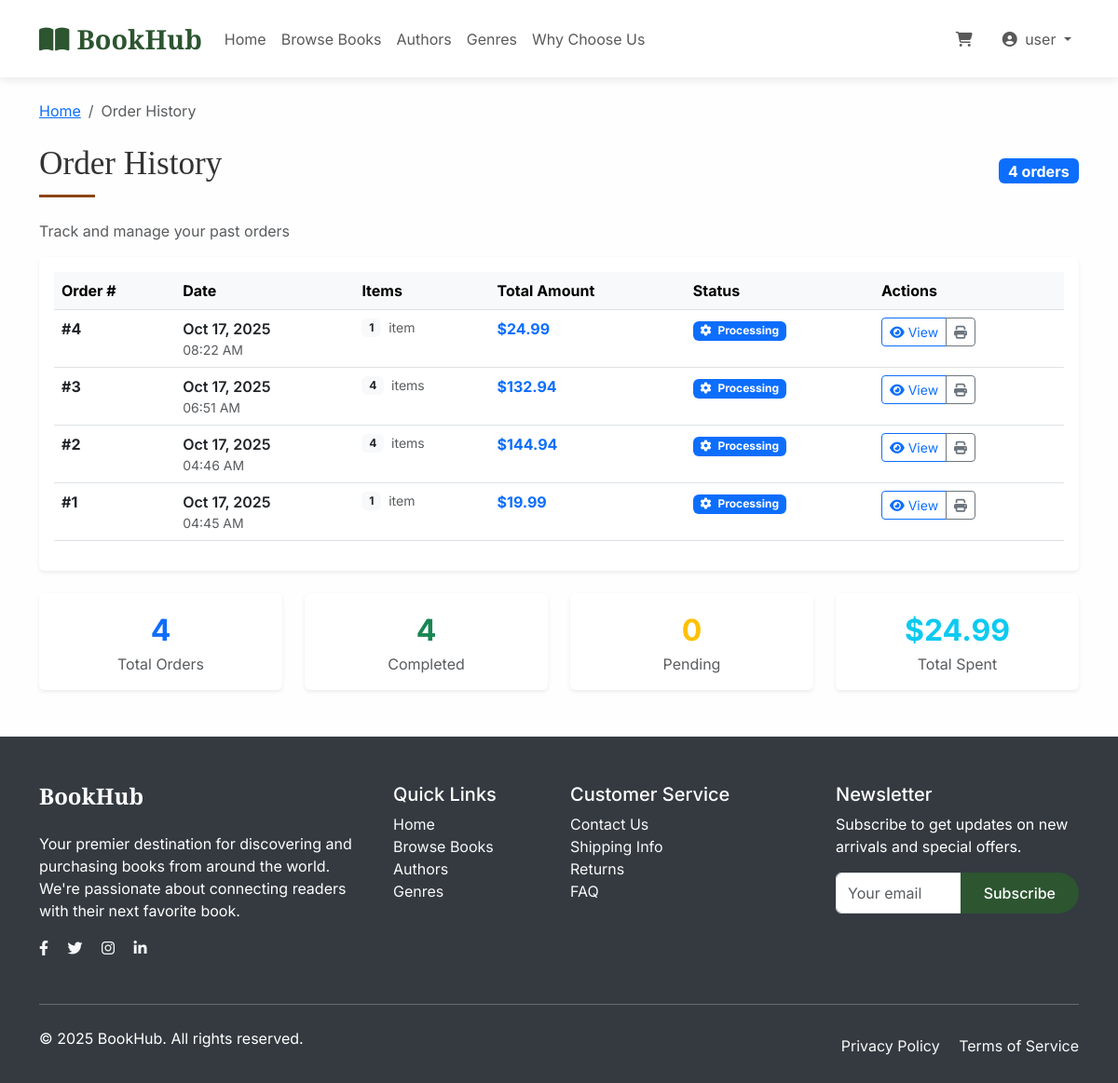
The page /orders/ (signed in) on the database as committed earlier.
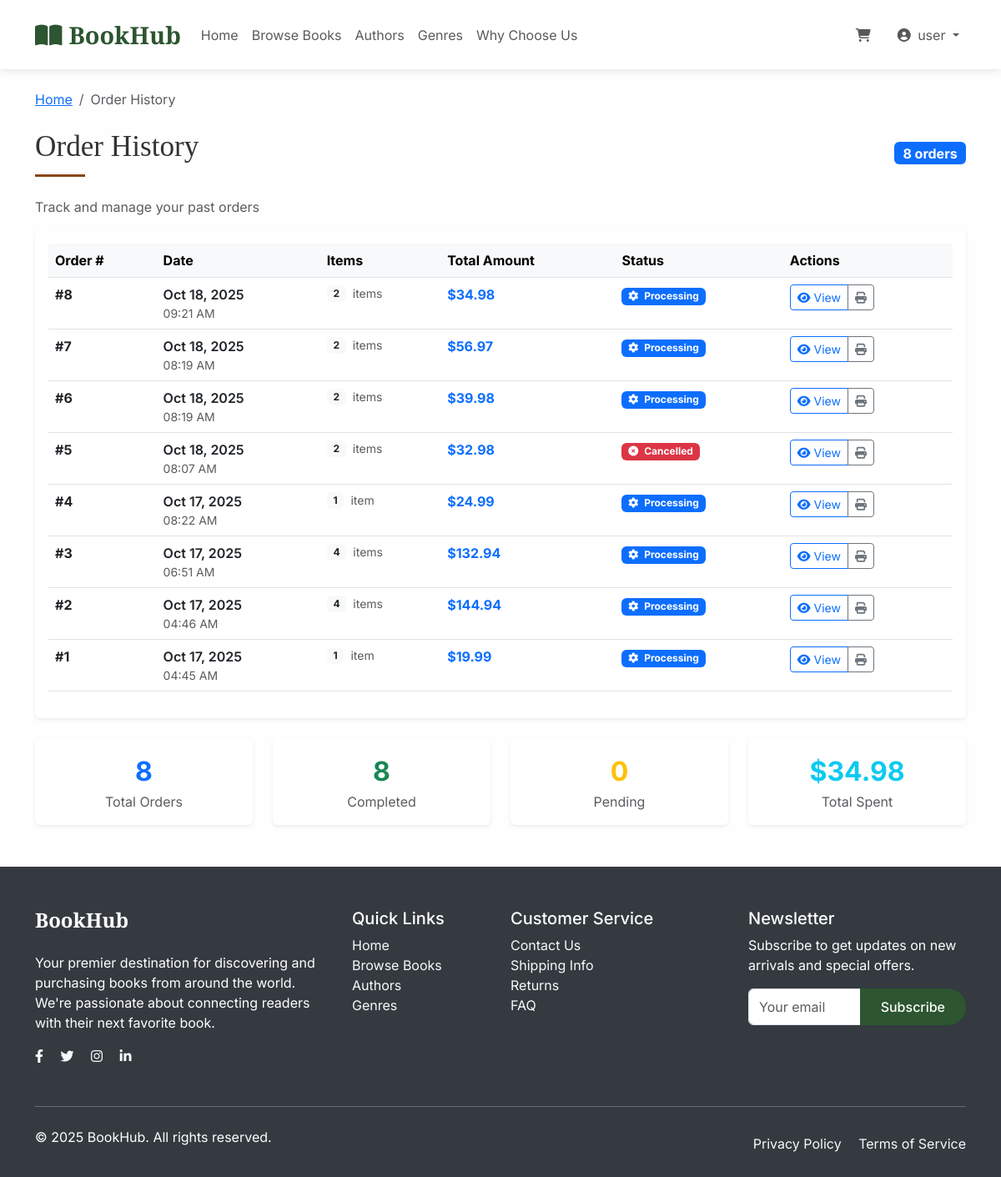
The same page on the database as committed later.
### books/models.py (models this page shows, shortened)
class Order(models.Model):
    ORDER_STATUS = [
        ('pending', 'Pending'),
        ('processing', 'Processing'),
        ('shipped', 'Shipped'),
        ('delivered', 'Delivered'),
        ('cancelled', 'Cancelled'),
    ]
    OrderID = models.AutoField(primary_key=True)
    CustomerID = models.ForeignKey(Customer, on_delete=models.CASCADE)
    OrderDate = models.DateTimeField(auto_now_add=True)
    TotalAmount = models.DecimalField(max_digits=10, decimal_places=2, default=0)
    OrderStatus = models.CharField(max_length=20, choices=ORDER_STATUS, default='pending')

### books/views.py (the view)
# urls.py: path('orders/', views.order_history, name='order_history'),
@login_required
def order_history(request):
    orders = Order.objects.filter(CustomerID=request.user.customer).exclude(OrderStatus='pending').order_by('-OrderDate')
    for order in orders:
        order.item_count = order.orderitems.count()
    return render(request, 'books/order_history.html', {'orders': orders})

### books/context_processors.py (called while the page is built)
def cart_count(request):
    if request.user.is_authenticated:
        try:
            pending_order = request.user.customer.order_set.filter(OrderStatus='pending').first()
            if pending_order:
                cart_count = pending_order.orderitems.count()
            else:
                cart_count = 0
        except:
            cart_count = 0
    else:
        cart_count = 0
    return {'cart_count': cart_count}

### books/templates/books/order_history.html (shortened to what this page needs)
{% extends 'base.html' %}
{% block content %}
<div class="container mt-4">
    <nav aria-label="breadcrumb" class="mb-4">
        <ol class="breadcrumb">
            <li class="breadcrumb-item"><a href="{% url 'home' %}">Home</a></li>
            <li class="breadcrumb-item active">Order History</li>
        </ol>
    </nav>
    <div class="row">
        <div class="col-12">
            <div class="d-flex justify-content-between align-items-center mb-4">
                <h1 class="section-title mb-0">Order History</h1>
                <span class="badge bg-primary fs-6">{{ orders|length }} orders</span>
            </div>
            <p class="text-muted">Track and manage your past orders</p>
        </div>
    </div>
    {% if orders %}
    <div class="row">
        <div class="col-12">
            <div class="card border-0 shadow-sm">
                <div class="card-body">
                    <div class="table-responsive">
                        <table class="table table-hover">
                            <thead class="table-light">
                                <tr>
                                    <th scope="col">Order #</th>
                                    <th scope="col">Date</th>
                                    <th scope="col">Items</th>
                                    <th scope="col">Total Amount</th>
                                    <th scope="col">Status</th>
                                    <th scope="col">Actions</th>
                                </tr>
                            </thead>
                            <tbody>
                                {% for order in orders %}
                                <tr>
                                    <td>
                                        <strong>#{{ order.OrderID }}</strong>
                                    </td>
                                    <td>
                                        <div class="d-flex flex-column">
                                            <span class="fw-semibold">{{ order.OrderDate|date:"M d, Y" }}</span>
                                            <small class="text-muted">{{ order.OrderDate|date:"h:i A" }}</small>
                                        </div>
                                    </td>
                                    <td>
                                        <div class="d-flex align-items-center">
                                            <span class="badge bg-light text-dark me-2">{{ order.orderitems.count }}</span>
                                            <span class="small text-muted">item{{ order.orderitems.count|pluralize }}</span>
                                        </div>
                                    </td>
                                    <td>
                                        <span class="fw-bold text-primary">${{ order.TotalAmount }}</span>
                                    </td>
                                    <td>
                                        <span class="badge
                                            {% if order.OrderStatus == 'delivered' %}bg-success
                                            {% elif order.OrderStatus == 'processing' %}bg-primary
                                            {% elif order.OrderStatus == 'shipped' %}bg-info
                                            {% elif order.OrderStatus == 'cancelled' %}bg-danger
                                            {% else %}bg-warning{% endif %}">
                                            <i class="fas
                                                {% if order.OrderStatus == 'delivered' %}fa-check-circle
                                                {% elif order.OrderStatus == 'processing' %}fa-cog
                                                {% elif order.OrderStatus == 'shipped' %}fa-shipping-fast
                                                {% elif order.OrderStatus == 'cancelled' %}fa-times-circle
                                                {% else %}fa-clock{% endif %} me-1">
                                            </i>
                                            {{ order.OrderStatus|title }}
                                        </span>
                                    </td>
                                    <td>
                                        <div class="btn-group" role="group">
                                            <a href="{% url 'order_detail' order.OrderID %}" class="btn btn-outline-primary btn-sm">
                                                <i class="fas fa-eye me-1"></i>View
                                            </a>
                                            <button type="button" class="btn btn-outline-secondary btn-sm">
                                                <i class="fas fa-print"></i>
                                            </button>
                                        </div>
                                    </td>
                                </tr>
                                {% endfor %}
                            </tbody>
                        </table>
                    </div>
                </div>
            </div>
            <div class="row mt-4">
                <div class="col-md-3">
                    <div class="card border-0 shadow-sm text-center">
                        <div class="card-body">
                            <div class="text-primary fs-2 fw-bold">{{ orders|length }}</div>
                            <div class="text-muted">Total Orders</div>
                        </div>
                    </div>
                </div>
                <div class="col-md-3">
                    <div class="card border-0 shadow-sm text-center">
                        <div class="card-body">
                            <div class="text-success fs-2 fw-bold">
                                {{ orders|length }}
                            </div>
                            <div class="text-muted">Completed</div>
                        </div>
                    </div>
                </div>
                <div class="col-md-3">
                    <div class="card border-0 shadow-sm text-center">
                        <div class="card-body">
                            <div class="text-warning fs-2 fw-bold">0</div>
                            <div class="text-muted">Pending</div>
                        </div>
                    </div>
                </div>
                <div class="col-md-3">
                    <div class="card border-0 shadow-sm text-center">
                        <div class="card-body">
                            <div class="text-info fs-2 fw-bold">
                                ${{ orders.0.TotalAmount|default:0 }}
                            </div>
                            <div class="text-muted">Total Spent</div>
                        </div>
                    </div>
                </div>
            </div>
        </div>
    </div>
    {% endif %}
</div>
{% endblock %}

### templates/base.html (shortened to what this page needs)
{% load static %}
<!DOCTYPE html>
<html lang="en">
<head>
    <link href="https://cdn.jsdelivr.net/npm/bootstrap@5.3.0/dist/css/bootstrap.min.css" rel="stylesheet">
    <link rel="stylesheet" href="https://cdnjs.cloudflare.com/ajax/libs/font-awesome/6.4.0/css/all.min.css">
    <link rel="stylesheet" href="{% static 'css/custom.css' %}">
    <link rel="stylesheet" href="{% static 'css/components.css' %}">
</head>
<body>
    <nav class="navbar navbar-expand-lg navbar-light bg-white sticky-top">
        <div class="container">
            <a class="navbar-brand brand-font" href="{% url 'home' %}">
                <i class="fas fa-book-open me-2"></i>BookHub
            </a>
            <div class="collapse navbar-collapse" id="navbarNav">
                <ul class="navbar-nav me-auto">
                    <li class="nav-item">
                        <a class="nav-link" href="{% url 'home' %}">Home</a>
                    </li>
                    <li class="nav-item">
                        <a class="nav-link" href="{% url 'book_list' %}">Browse Books</a>
                    </li>
                    <li class="nav-item">
                        <a class="nav-link" href="{% url 'author_list' %}">Authors</a>
                    </li>
                    <li class="nav-item">
                        <a class="nav-link" href="{% url 'genre_list' %}">Genres</a>
                    </li>
                    <li class="nav-item">
                        <a class="nav-link" href="../#features">Why Choose Us</a>
                    </li>
                </ul>
                <ul class="navbar-nav ms-auto">
                    {% if user.is_authenticated %}
                        <li class="nav-item me-3">
                            <a class="nav-link position-relative" href="{% url 'view_cart' %}">
                                <i class="fas fa-shopping-cart"></i>
                            </a>
                        </li>
                        <li class="nav-item dropdown">
                            <a class="nav-link dropdown-toggle" href="#" id="navbarDropdown" role="button" data-bs-toggle="dropdown">
                                <i class="fas fa-user-circle me-1"></i> {{ user.username }}
                            </a>
                        </li>
                    {% endif %}
                </ul>
            </div>
        </div>
    </nav>
    {% block content %}{% endblock %}
    <footer class="footer">
        <div class="container">
            <div class="row">
                <div class="col-lg-4 col-md-6 mb-4">
                    <h4 class="brand-font mb-4">BookHub</h4>
                    <p>Your premier destination for discovering and purchasing books from around the world. We're passionate about connecting readers with their next favorite book.</p>
                    <div class="social-links mt-3">
                        <a href="#" class="text-light me-3"><i class="fab fa-facebook-f"></i></a>
                        <a href="#" class="text-light me-3"><i class="fab fa-twitter"></i></a>
                        <a href="#" class="text-light me-3"><i class="fab fa-instagram"></i></a>
                        <a href="#" class="text-light"><i class="fab fa-linkedin-in"></i></a>
                    </div>
                </div>
                <div class="col-lg-2 col-md-6 mb-4">
                    <h5>Quick Links</h5>
                    <ul class="list-unstyled">
                        <li><a href="{% url 'home' %}" class="text-light text-decoration-none">Home</a></li>
                        <li><a href="{% url 'book_list' %}" class="text-light text-decoration-none">Browse Books</a></li>
                        <li><a href="{% url 'author_list' %}" class="text-light text-decoration-none">Authors</a></li>
                        <li><a href="{% url 'genre_list' %}" class="text-light text-decoration-none">Genres</a></li>
                    </ul>
                </div>
                <div class="col-lg-3 col-md-6 mb-4">
                    <h5>Customer Service</h5>
                    <ul class="list-unstyled">
                        <li><a href="#" class="text-light text-decoration-none">Contact Us</a></li>
                        <li><a href="#" class="text-light text-decoration-none">Shipping Info</a></li>
                        <li><a href="#" class="text-light text-decoration-none">Returns</a></li>
                        <li><a href="#" class="text-light text-decoration-none">FAQ</a></li>
                    </ul>
                </div>
                <div class="col-lg-3 col-md-6 mb-4">
                    <h5>Newsletter</h5>
                    <p>Subscribe to get updates on new arrivals and special offers.</p>
                    <div class="input-group">
                        <input type="email" class="form-control" placeholder="Your email">
                        <button class="btn btn-primary-custom" type="button">Subscribe</button>
                    </div>
                </div>
            </div>
            <hr class="my-4">
            <div class="row align-items-center">
                <div class="col-md-6">
                    <p>&copy; 2025 BookHub. All rights reserved.</p>
                </div>
                <div class="col-md-6 text-md-end">
                    <a href="#" class="text-light text-decoration-none me-3">Privacy Policy</a>
                    <a href="#" class="text-light text-decoration-none">Terms of Service</a>
                </div>
            </div>
        </div>
    </footer>
</body>
</html>

### static/css/custom.css (style rules this page uses)
:root { --primary-color: #2c5530; --secondary-color: #4a7c59; --accent-color: #8b4513; --light-color: #f8f9fa; --dark-color: #343a40; --gold-color: #d4af37; }
body { font-family: 'Inter', sans-serif; background-color: #fefefe; color: #333; }
.brand-font { font-family: 'Playfair Display', serif; font-weight: 700; }
.navbar-brand { font-size: 1.8rem; color: var(--primary-color) !important; }
.btn-primary-custom { background: var(--primary-color); border: none; padding: 10px 25px; border-radius: 25px; font-weight: 500; transition: all 0.3s ease; color: white; text-decoration: none; display: inline-block; }
.footer { background: var(--dark-color); color: white; padding: 50px 0 20px; margin-top: 50px; }
.section-title { font-family: 'Playfair Display', serif; font-size: 2.2rem; margin-bottom: 30px; position: relative; padding-bottom: 15px; }
.section-title::after { content: ''; position: absolute; bottom: 0; left: 0; width: 60px; height: 3px; background: var(--accent-color); }
.navbar { box-shadow: 0 2px 10px rgba(0, 0, 0, 0.1); padding: 15px 0; }
.btn-primary-custom { position: relative; overflow: hidden; }
.btn-primary-custom::before { content: ''; position: absolute; top: 0; left: -100%; width: 100%; height: 100%; background: linear-gradient(90deg, transparent, rgba(255,255,255,0.3), transparent); transition: left 0.5s; }

### static/css/components.css (style rules this page uses)
.btn, .card, .form-control { transition: all 0.3s ease; }

Rows that differ between the two databases and show on the page:
added Order: OrderID "8", OrderDate "Oct 18, 2025", OrderDate "09:21 AM", orderitems.count "2", TotalAmount "34.98", OrderStatus "Processing"
added Order: OrderID "7", OrderDate "Oct 18, 2025", OrderDate "08:19 AM", orderitems.count "2", TotalAmount "56.97", OrderStatus "Processing"
added Order: OrderID "6", OrderDate "Oct 18, 2025", OrderDate "08:19 AM", orderitems.count "2", TotalAmount "39.98", OrderStatus "Processing"
added Order: OrderID "5", OrderDate "Oct 18, 2025", OrderDate "08:07 AM", orderitems.count "2", TotalAmount "32.98", OrderStatus "Cancelled"
Other text that changed with them:
{{ orders|length }}: "4" → "8"
{{ orders.0.TotalAmount|default:0 }}: "24.99" → "34.98"
